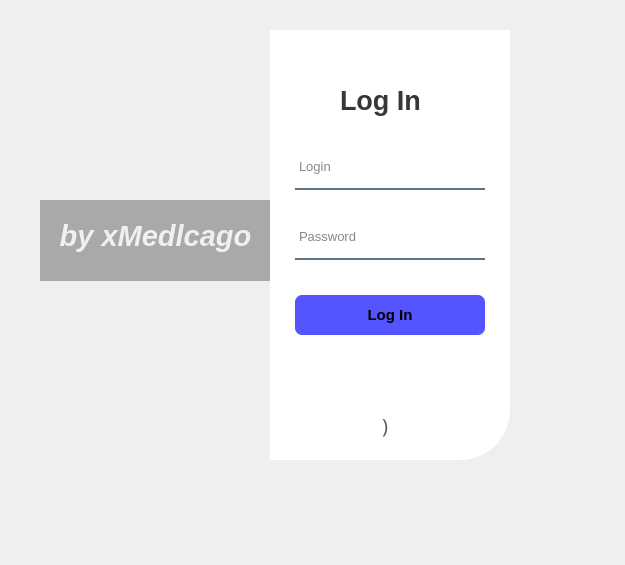
<?xml version="1.0" encoding="UTF-8"?>
<ui version="4.0">
 <class>Form</class>
 <widget class="QWidget" name="Form">
  <property name="geometry">
   <rect>
    <x>0</x>
    <y>0</y>
    <width>625</width>
    <height>565</height>
   </rect>
  </property>
  <property name="windowTitle">
   <string>Form</string>
  </property>
  <property name="styleSheet">
   <string notr="true">QPushButton#btn_login{
	background-color: rgb(85, 85, 255);
	border-radius: 7px;
}

QPushButton#btn_login:hover{
	background-color: rgb(85, 255, 0);
}

QPushButton#btn_login:pressed{
	padding-left: 5px;
	padding-top: 5px;
	background-color: rgba(150, 123, 111, 255);
}

QPushButton#GitHub{
	background-color: rgba(0, 0, 0, 0);
	color: rgba(85, 98, 112, 255);
	border-radius: 7px;
}

QPushButton#GitHub:hover{
	background-color: #a0a0a0;
}

QPushButton#GitHub:pressed{
	padding-left: 5px;
	padding-top: 5px;
}</string>
  </property>
  <widget class="QWidget" name="widget" native="true">
   <property name="geometry">
    <rect>
     <x>40</x>
     <y>30</y>
     <width>280</width>
     <height>430</height>
    </rect>
   </property>
   <property name="styleSheet">
    <string notr="true">background-image: url(:/images/images/bg.jpg);
border-top-left-radius: 50px;</string>
   </property>
   <widget class="QLabel" name="label_3">
    <property name="geometry">
     <rect>
      <x>0</x>
      <y>170</y>
      <width>231</width>
      <height>81</height>
     </rect>
    </property>
    <property name="styleSheet">
     <string notr="true">border-top-left-radius: 0px;
background-color: rgba(0, 0, 0, 75);</string>
    </property>
    <property name="text">
     <string/>
    </property>
   </widget>
   <widget class="QLabel" name="name">
    <property name="geometry">
     <rect>
      <x>10</x>
      <y>180</y>
      <width>211</width>
      <height>51</height>
     </rect>
    </property>
    <property name="font">
     <font>
      <pointsize>22</pointsize>
      <weight>75</weight>
      <italic>true</italic>
      <bold>true</bold>
     </font>
    </property>
    <property name="styleSheet">
     <string notr="true">color: rgba(255, 255, 255, 210);</string>
    </property>
    <property name="text">
     <string>by xMedlcago</string>
    </property>
    <property name="alignment">
     <set>Qt::AlignCenter</set>
    </property>
   </widget>
  </widget>
  <widget class="QLabel" name="authorization_form">
   <property name="geometry">
    <rect>
     <x>270</x>
     <y>30</y>
     <width>240</width>
     <height>430</height>
    </rect>
   </property>
   <property name="styleSheet">
    <string notr="true">background-color: rgba(255, 255, 255, 255);
border-bottom-right-radius: 50px;</string>
   </property>
   <property name="text">
    <string/>
   </property>
  </widget>
  <widget class="QLabel" name="form_name">
   <property name="geometry">
    <rect>
     <x>340</x>
     <y>80</y>
     <width>100</width>
     <height>40</height>
    </rect>
   </property>
   <property name="font">
    <font>
     <pointsize>20</pointsize>
     <weight>75</weight>
     <bold>true</bold>
    </font>
   </property>
   <property name="styleSheet">
    <string notr="true">color: rgba(0, 0, 0, 200);</string>
   </property>
   <property name="text">
    <string>Log In</string>
   </property>
  </widget>
  <widget class="QLineEdit" name="input_login">
   <property name="geometry">
    <rect>
     <x>295</x>
     <y>150</y>
     <width>190</width>
     <height>40</height>
    </rect>
   </property>
   <property name="font">
    <font>
     <family>MS Shell Dlg 2</family>
     <pointsize>10</pointsize>
     <weight>50</weight>
     <italic>false</italic>
     <bold>false</bold>
    </font>
   </property>
   <property name="styleSheet">
    <string notr="true">background-color: rgba(0, 0, 0, 0);
border: none;
border-bottom: 2px solid rgba(46, 82, 101, 200);
color: rgba(0, 0, 0, 240);
padding-left: 2px;
padding-bottom: 5px;</string>
   </property>
   <property name="inputMask">
    <string/>
   </property>
   <property name="text">
    <string/>
   </property>
   <property name="placeholderText">
    <string>Login</string>
   </property>
  </widget>
  <widget class="QLineEdit" name="input_password">
   <property name="geometry">
    <rect>
     <x>295</x>
     <y>220</y>
     <width>190</width>
     <height>40</height>
    </rect>
   </property>
   <property name="font">
    <font>
     <pointsize>10</pointsize>
     <weight>50</weight>
     <bold>false</bold>
    </font>
   </property>
   <property name="styleSheet">
    <string notr="true">background-color: rgba(0, 0, 0, 0);
border: none;
border-bottom: 2px solid rgba(46, 82, 101, 200);
color: rgba(0, 0, 0, 240);
padding-left: 2px;
padding-bottom: 5px;</string>
   </property>
   <property name="text">
    <string/>
   </property>
   <property name="echoMode">
    <enum>QLineEdit::Password</enum>
   </property>
   <property name="placeholderText">
    <string>Password</string>
   </property>
   <property name="cursorMoveStyle">
    <enum>Qt::LogicalMoveStyle</enum>
   </property>
   <property name="clearButtonEnabled">
    <bool>true</bool>
   </property>
  </widget>
  <widget class="QPushButton" name="btn_login">
   <property name="geometry">
    <rect>
     <x>295</x>
     <y>295</y>
     <width>190</width>
     <height>40</height>
    </rect>
   </property>
   <property name="font">
    <font>
     <pointsize>11</pointsize>
     <weight>75</weight>
     <bold>true</bold>
    </font>
   </property>
   <property name="styleSheet">
    <string notr="true"/>
   </property>
   <property name="text">
    <string>Log In</string>
   </property>
  </widget>
  <widget class="QPushButton" name="GitHub">
   <property name="geometry">
    <rect>
     <x>370</x>
     <y>410</y>
     <width>30</width>
     <height>30</height>
    </rect>
   </property>
   <property name="font">
    <font>
     <family>Social Media Circled</family>
     <pointsize>15</pointsize>
     <weight>50</weight>
     <bold>false</bold>
    </font>
   </property>
   <property name="styleSheet">
    <string notr="true"/>
   </property>
   <property name="text">
    <string>)</string>
   </property>
   <property name="checkable">
    <bool>false</bool>
   </property>
   <property name="checked">
    <bool>false</bool>
   </property>
   <property name="autoRepeat">
    <bool>false</bool>
   </property>
   <property name="autoExclusive">
    <bool>false</bool>
   </property>
   <property name="autoDefault">
    <bool>false</bool>
   </property>
   <property name="default">
    <bool>false</bool>
   </property>
  </widget>
 </widget>
 <resources>
  <include location="../res.qrc"/>
 </resources>
 <connections/>
</ui>
